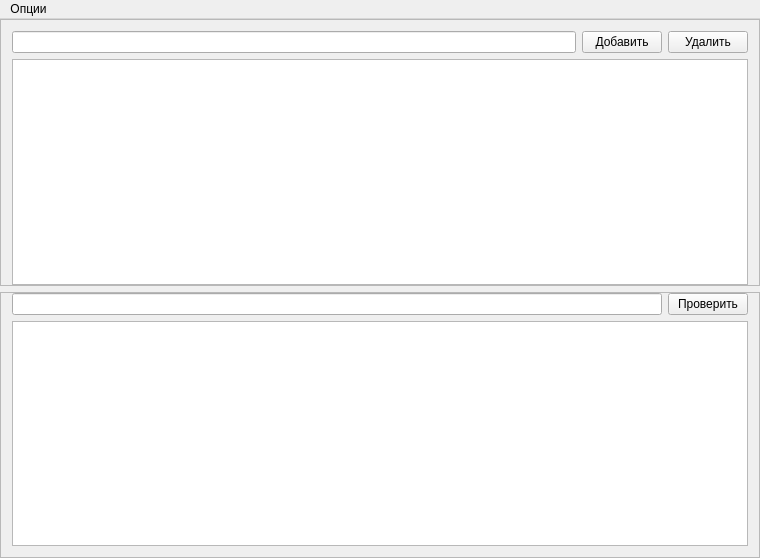
<?xml version="1.0" encoding="UTF-8"?>
<ui version="4.0">
 <class>MainWindow</class>
 <widget class="QMainWindow" name="MainWindow">
  <property name="geometry">
   <rect>
    <x>0</x>
    <y>0</y>
    <width>760</width>
    <height>558</height>
   </rect>
  </property>
  <property name="windowTitle">
   <string>Lab work 4</string>
  </property>
  <widget class="QWidget" name="centralWidget">
   <layout class="QVBoxLayout" name="verticalLayout">
    <property name="leftMargin">
     <number>0</number>
    </property>
    <property name="topMargin">
     <number>0</number>
    </property>
    <property name="rightMargin">
     <number>0</number>
    </property>
    <property name="bottomMargin">
     <number>0</number>
    </property>
    <item>
     <widget class="QFrame" name="frame">
      <property name="frameShape">
       <enum>QFrame::StyledPanel</enum>
      </property>
      <property name="frameShadow">
       <enum>QFrame::Raised</enum>
      </property>
      <layout class="QGridLayout" name="gridLayout">
       <property name="bottomMargin">
        <number>0</number>
       </property>
       <item row="0" column="0">
        <widget class="QLineEdit" name="lineEdit_rule">
         <property name="font">
          <font>
           <pointsize>9</pointsize>
          </font>
         </property>
        </widget>
       </item>
       <item row="0" column="1">
        <widget class="QPushButton" name="pushButton_add_rule">
         <property name="font">
          <font>
           <pointsize>9</pointsize>
          </font>
         </property>
         <property name="text">
          <string>Добавить</string>
         </property>
        </widget>
       </item>
       <item row="0" column="2">
        <widget class="QPushButton" name="pushButton_del_rule">
         <property name="font">
          <font>
           <pointsize>9</pointsize>
          </font>
         </property>
         <property name="text">
          <string>Удалить</string>
         </property>
        </widget>
       </item>
       <item row="1" column="0" colspan="3">
        <widget class="QListWidget" name="listWidget_rule"/>
       </item>
      </layout>
     </widget>
    </item>
    <item>
     <widget class="QFrame" name="frame_2">
      <property name="frameShape">
       <enum>QFrame::StyledPanel</enum>
      </property>
      <property name="frameShadow">
       <enum>QFrame::Raised</enum>
      </property>
      <layout class="QGridLayout" name="gridLayout_2">
       <property name="topMargin">
        <number>0</number>
       </property>
       <item row="0" column="0">
        <widget class="QLineEdit" name="lineEdit_chain">
         <property name="font">
          <font>
           <pointsize>9</pointsize>
          </font>
         </property>
        </widget>
       </item>
       <item row="0" column="1">
        <widget class="QPushButton" name="pushButton_start">
         <property name="font">
          <font>
           <pointsize>9</pointsize>
          </font>
         </property>
         <property name="text">
          <string>Проверить</string>
         </property>
        </widget>
       </item>
       <item row="1" column="0" colspan="2">
        <widget class="QTextEdit" name="textEdit_result">
         <property name="font">
          <font>
           <pointsize>9</pointsize>
          </font>
         </property>
         <property name="readOnly">
          <bool>true</bool>
         </property>
        </widget>
       </item>
      </layout>
     </widget>
    </item>
   </layout>
  </widget>
  <widget class="QMenuBar" name="menuBar">
   <property name="geometry">
    <rect>
     <x>0</x>
     <y>0</y>
     <width>760</width>
     <height>26</height>
    </rect>
   </property>
   <widget class="QMenu" name="menu">
    <property name="title">
     <string>Опции</string>
    </property>
    <addaction name="action_load"/>
    <addaction name="action_clear"/>
   </widget>
   <addaction name="menu"/>
  </widget>
  <action name="action_load">
   <property name="text">
    <string>Загрузить</string>
   </property>
  </action>
  <action name="action_clear">
   <property name="text">
    <string>Очистить</string>
   </property>
  </action>
 </widget>
 <layoutdefault spacing="6" margin="11"/>
 <resources/>
 <connections/>
</ui>
